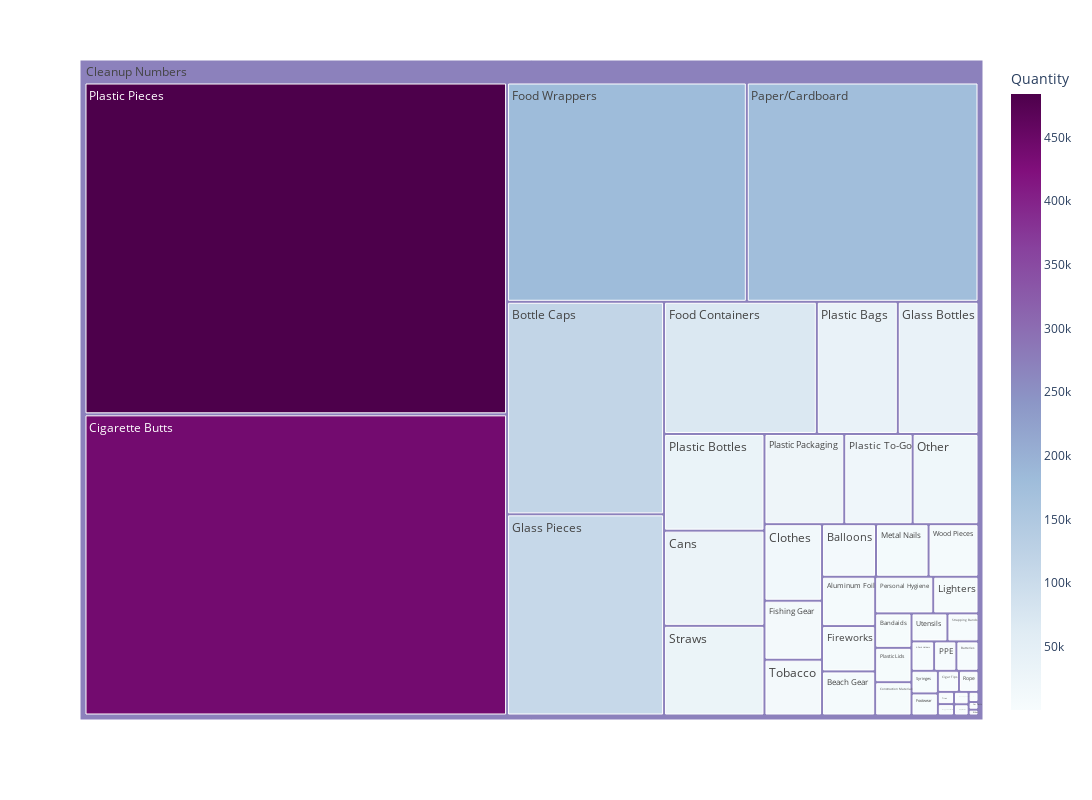

This figure's notebook cell:
### Markdown cell above
The above graph is a circle packing graph which shows the total number of items cleaned up by Save Our Shores 2013-2022, sorted by the most common categories. In circles too small to fit the item name and quanitity inside, you can hover over the center of the circle to find that information.

We can show the same information as a treemap, see below.

### Code cell
fig = plots.treemap_graph(sos_data)
fig.show()

### Figure 1 — Plotly figure (JSON) as saved in the notebook; plotly's stock layout.template omitted (floating-point values rounded to 4 significant figures)
{"data": [{"branchvalues": "total", "customdata": [[2294], [9049], [564], [636], [9782], [4319], [2241], [8086], [625], [199], [115189], [32992], [260], [1537], [439358], [15213], [4176], [347], [8313], [11726], [69720.0], [181478], [2006.0], [36830], [109011], [5726], [9534], [20511], [2254], [175377], [7350.0], [36949], [33500.0], [4310], [24854], [484100.0], [21295], [1423], [3003], [31081], [2059], [684.2], [11097], [3473], [9056.0], [271100.0]], "domain": {"x": [0, 1], "y": [0, 1]}, "hovertemplate": "labels=%{label}<br>Quantity_sum=%{value}<br>parent=%{parent}<br>id=%{id}<br>Quantity=%{color}<extra></extra>", "ids": ["Cleanup Numbers/6-Pack Holders", "Cleanup Numbers/Aluminum Foil", "Cleanup Numbers/Appliances", "Cleanup Numbers/Bagged Pet Waste", "Cleanup Numbers/Balloons", "Cleanup Numbers/Bandaids", "Cleanup Numbers/Batteries", "Cleanup Numbers/Beach Gear", "Cleanup Numbers/Beverage Pouches", "Cleanup Numbers/Bikes", "Cleanup Numbers/Bottle Caps", "Cleanup Numbers/Cans", "Cleanup Numbers/Car Parts", "Cleanup Numbers/Cigar Tips", "Cleanup Numbers/Cigarette Butts", "Cleanup Numbers/Clothes", "Cleanup Numbers/Construction Materials", "Cleanup Numbers/E-Waste", "Cleanup Numbers/Fireworks", "Cleanup Numbers/Fishing Gear", "Cleanup Numbers/Food Containers", "Cleanup Numbers/Food Wrappers", "Cleanup Numbers/Footwear", "Cleanup Numbers/Glass Bottles", "Cleanup Numbers/Glass Pieces", "Cleanup Numbers/Lighters", "Cleanup Numbers/Metal Nails", "Cleanup Numbers/Other", "Cleanup Numbers/PPE", "Cleanup Numbers/Paper/Cardboard", "Cleanup Numbers/Personal Hygiene", "Cleanup Numbers/Plastic Bags", "Cleanup Numbers/Plastic Bottles", "Cleanup Numbers/Plastic Lids", "Cleanup Numbers/Plastic Packaging", "Cleanup Numbers/Plastic Pieces", "Cleanup Numbers/Plastic To-Go", "Cleanup Numbers/Rope", "Cleanup Numbers/Strapping Bands", "Cleanup Numbers/Straws", "Cleanup Numbers/Syringes", "Cleanup Numbers/Tires", "Cleanup Numbers/Tobacco", "Cleanup Numbers/Utensils", "Cleanup Numbers/Wood Pieces", "Cleanup Numbers"], "labels": ["6-Pack Holders", "Aluminum Foil", "Appliances", "Bagged Pet Waste", "Balloons", "Bandaids", "Batteries", "Beach Gear", "Beverage Pouches", "Bikes", "Bottle Caps", "Cans", "Car Parts", "Cigar Tips", "Cigarette Butts", "Clothes", "Construction Materials", "E-Waste", "Fireworks", "Fishing Gear", "Food Containers", "Food Wrappers", "Footwear", "Glass Bottles", "Glass Pieces", "Lighters", "Metal Nails", "Other", "PPE", "Paper/Cardboard", "Personal Hygiene", "Plastic Bags", "Plastic Bottles", "Plastic Lids", "Plastic Packaging", "Plastic Pieces", "Plastic To-Go", "Rope", "Strapping Bands", "Straws", "Syringes", "Tires", "Tobacco", "Utensils", "Wood Pieces", "Cleanup Numbers"], "marker": {"coloraxis": "coloraxis", "colors": [2294, 9049, 564, 636, 9782, 4319, 2241, 8086, 625, 199, 115189, 32992, 260, 1537, 439358, 15213, 4176, 347, 8313, 11726, 69720.0, 181478, 2006.0, 36830, 109011, 5726, 9534, 20511, 2254, 175377, 7350.0, 36949, 33500.0, 4310, 24854, 484100.0, 21295, 1423, 3003, 31081, 2059, 684.2, 11097, 3473, 9056.0, 271100.0]}, "name": "", "parents": ["Cleanup Numbers", "Cleanup Numbers", "Cleanup Numbers", "Cleanup Numbers", "Cleanup Numbers", "Cleanup Numbers", "Cleanup Numbers", "Cleanup Numbers", "Cleanup Numbers", "Cleanup Numbers", "Cleanup Numbers", "Cleanup Numbers", "Cleanup Numbers", "Cleanup Numbers", "Cleanup Numbers", "Cleanup Numbers", "Cleanup Numbers", "Cleanup Numbers", "Cleanup Numbers", "Cleanup Numbers", "Cleanup Numbers", "Cleanup Numbers", "Cleanup Numbers", "Cleanup Numbers", "Cleanup Numbers", "Cleanup Numbers", "Cleanup Numbers", "Cleanup Numbers", "Cleanup Numbers", "Cleanup Numbers", "Cleanup Numbers", "Cleanup Numbers", "Cleanup Numbers", "Cleanup Numbers", "Cleanup Numbers", "Cleanup Numbers", "Cleanup Numbers", "Cleanup Numbers", "Cleanup Numbers", "Cleanup Numbers", "Cleanup Numbers", "Cleanup Numbers", "Cleanup Numbers", "Cleanup Numbers", "Cleanup Numbers", ""], "type": "treemap", "values": [2294, 9049, 564, 636, 9782, 4319, 2241, 8086, 625, 199, 115189, 32992, 260, 1537, 439358, 15213, 4176, 347, 8313, 11726, 69720.0, 181478, 2006.0, 36830, 109011, 5726, 9534, 20511, 2254, 175377, 7350.0, 36949, 33500.0, 4310, 24854, 484100.0, 21295, 1423, 3003, 31081, 2059, 684.2, 11097, 3473, 9056.0, 1954000.0]}], "layout": {"autosize": false, "coloraxis": {"colorbar": {"title": {"text": "Quantity"}}, "colorscale": [[0, "rgb(247,252,253)"], [0.125, "rgb(224,236,244)"], [0.25, "rgb(191,211,230)"], [0.375, "rgb(158,188,218)"], [0.5, "rgb(140,150,198)"], [0.625, "rgb(140,107,177)"], [0.75, "rgb(136,65,157)"], [0.875, "rgb(129,15,124)"], [1, "rgb(77,0,75)"]]}, "height": 800, "legend": {"tracegroupgap": 0}, "margin": {"t": 60}, "width": 1100}}
